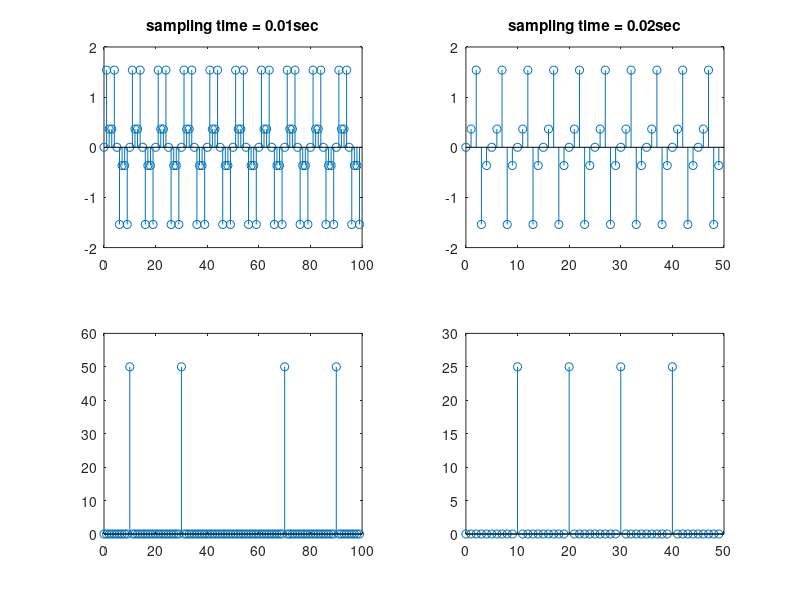

Here is the MATLAB script that generated this plot:
%% Practice 3-4
Ts = 0.01;
T  =    1;
N  = T/Ts;
n  = 0:N-1;
f1 = 10;
f2 = 30;
x  = @(f) sin(2*pi*f*n*Ts);
fft_x1 = abs(fft(x(f1)+x(f2)));
subplot(221); stem(n,x(f1)+x(f2));
title('sampling time = 0.01sec');
subplot(223); stem(n,fft_x1);
%% Practice 3-5
Ts = 0.02;
N  = T/Ts;
n  = 0:N-1;
x  = @(f) sin(2*pi*f*n*Ts);
fft_x2 = abs(fft(x(f1)+x(f2)));
subplot(222); stem(n,x(f1)+x(f2));
title('sampling time = 0.02sec');
subplot(224); stem(n,fft_x2);